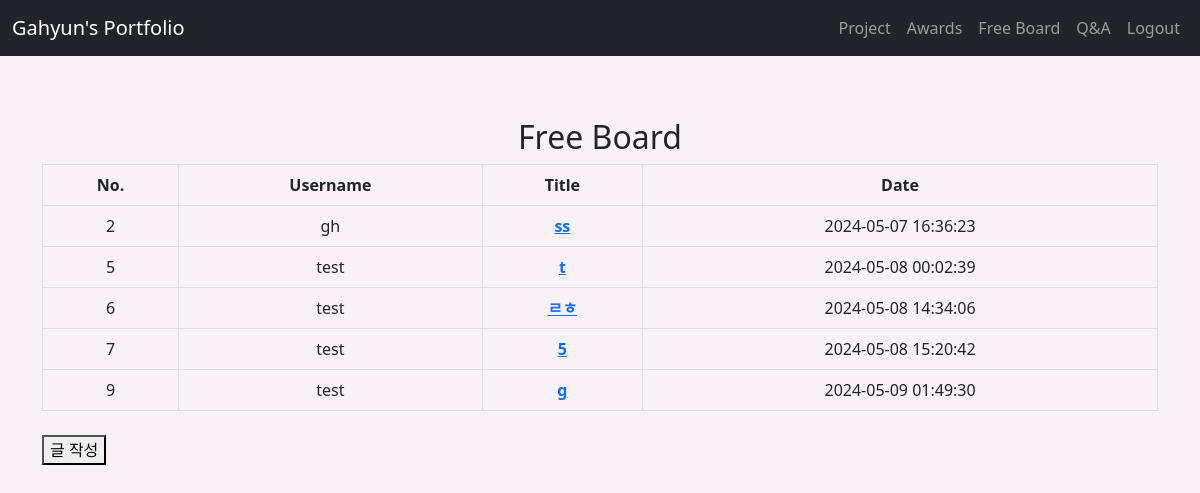
Page /board_list (signed in) on the committed database.
### tables this page shows
CREATE TABLE board(
    id INTEGER NOT NULL PRIMARY KEY AUTOINCREMENT,
    u_id VARCHAR(20) NOT NULL,
    username VARCHAR(30) NOT NULL,
    title VARCHAR(100) NOT NULL,
    contents TEXT NOT NULL,
    status INTEGER NOT NULL,
    rdate DATE NOT NULL DEFAULT CURRENT_TIMESTAMP,
    mdate DATE NOT NULL DEFAULT CURRENT_TIMESTAMP,
    real_filename VARCHAR(128),
    hash_filename VARCHAR(128),
    FOREIGN KEY (username) REFERENCES user(username),
    FOREIGN KEY (u_id) REFERENCES user(id)
);

### app.py (the view)
@app.route('/board_list', methods=['GET'])
def board_list():
    try:
        if request.method == 'GET' :
            select_query = """
            SELECT id, username, title, mdate FROM board WHERE status = 1
            """
            cur.execute(select_query)
            posts = cur.fetchall()
            return render_template('board_list.html', posts=posts)
    except sqlite3.IntegrityError:
            error = "접근 불가"
            return render_template('error.html', error=error)

### templates/board_list.html
{% extends 'base.html' %}
{% block content %}
{% if 'username' in session %}
<h2 style="text-align: center;">Free Board</h2>
<table style="border-collapse: collapse; width: 100%;">
    <thead>
        <tr style="border-bottom: 1px solid #ddd; text-align: center;">
            <th style="border: 1px solid #ddd; padding: 8px;">No.</th>
            <th style="border: 1px solid #ddd; padding: 8px;">Username</th>
            <th style="border: 1px solid #ddd; padding: 8px;">Title</th>
            <th style="border: 1px solid #ddd; padding: 8px;">Date</th>
        </tr>
    </thead>
    <tbody>
        {% for post in posts %}
        <tr style="border-bottom: 1px solid #ddd;">
            <td style="border: 1px solid #ddd; padding: 8px; text-align: center;">{{ post[0] }}</td>
            <td style="border: 1px solid #ddd; padding: 8px; text-align: center;">{{ post[1] }}</td>
            <td style="border: 1px solid #ddd; padding: 8px; text-align: center;"><a href="{{url_for('board_view', id=post[0])}}"><strong>{{ post[2] }}</strong></a></td>
            <td style="border: 1px solid #ddd; padding: 8px; text-align: center;">{{ post[3] }}</td>
        </tr>
        {% endfor %}
    </tbody>
</table><br>
<button onclick="window.location.href='/board_write'">글 작성</button>
{% endif %}
{% endblock %}

### templates/base.html (style rules this page uses)
body { padding-top: 70px; background-color: #f8f2f8; }

### rows in the picture
board: id "2", username "gh", title "ss", mdate "2024-05-07 16:36:23"
board: id "5", username "test", title "t", mdate "2024-05-08 00:02:39"
board: id "6", username "test", title "ㄹㅎ", mdate "2024-05-08 14:34:06"
board: id "7", username "test", title "5", mdate "2024-05-08 15:20:42"
board: id "9", username "test", title "g", mdate "2024-05-09 01:49:30"
